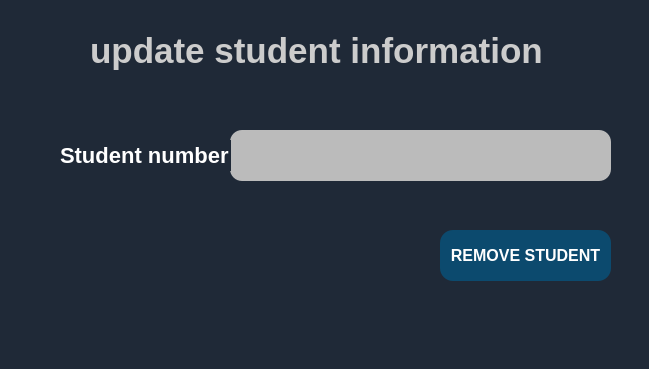
<?xml version="1.0" encoding="UTF-8"?>
<ui version="4.0">
 <class>remove_stu_box</class>
 <widget class="QDialog" name="remove_stu_box">
  <property name="geometry">
   <rect>
    <x>0</x>
    <y>0</y>
    <width>649</width>
    <height>369</height>
   </rect>
  </property>
  <property name="minimumSize">
   <size>
    <width>649</width>
    <height>369</height>
   </size>
  </property>
  <property name="maximumSize">
   <size>
    <width>649</width>
    <height>369</height>
   </size>
  </property>
  <property name="windowTitle">
   <string>Remove student</string>
  </property>
  <property name="styleSheet">
   <string notr="true">QWidget{
	background:#1F2937;
	color:white;
	font-weight:700;
}</string>
  </property>
  <widget class="QLineEdit" name="stu_num_input">
   <property name="geometry">
    <rect>
     <x>230</x>
     <y>130</y>
     <width>381</width>
     <height>51</height>
    </rect>
   </property>
   <property name="styleSheet">
    <string notr="true">QLineEdit{
		font-size:20px;
		background:#bbb;
		color:#1F2937;
        border-radius:12px;
		font-family:Arial, sans-serif;
}</string>
   </property>
   <property name="text">
    <string/>
   </property>
  </widget>
  <widget class="QLabel" name="label">
   <property name="geometry">
    <rect>
     <x>90</x>
     <y>30</y>
     <width>461</width>
     <height>41</height>
    </rect>
   </property>
   <property name="styleSheet">
    <string notr="true">QLabel{
        font-size:35px;
        font-family:Arial, sans-serif;
  color:#ccc;
}</string>
   </property>
   <property name="text">
    <string>update student information</string>
   </property>
  </widget>
  <widget class="QLabel" name="label_3">
   <property name="geometry">
    <rect>
     <x>60</x>
     <y>140</y>
     <width>171</width>
     <height>31</height>
    </rect>
   </property>
   <property name="styleSheet">
    <string notr="true">QLabel{
   	  font-size:22px;
     font-family:Arial, sans-serif;
}</string>
   </property>
   <property name="text">
    <string>Student number</string>
   </property>
  </widget>
  <widget class="QPushButton" name="remove_stu_btn">
   <property name="geometry">
    <rect>
     <x>440</x>
     <y>230</y>
     <width>171</width>
     <height>51</height>
    </rect>
   </property>
   <property name="styleSheet">
    <string notr="true">QPushButton{
		font-family:Arial, sans-serif;
		font-size:16px;
background:#0C4A6E;
border-radius:13px;
        
}
</string>
   </property>
   <property name="text">
    <string>REMOVE STUDENT</string>
   </property>
  </widget>
 </widget>
 <resources/>
 <connections/>
</ui>
